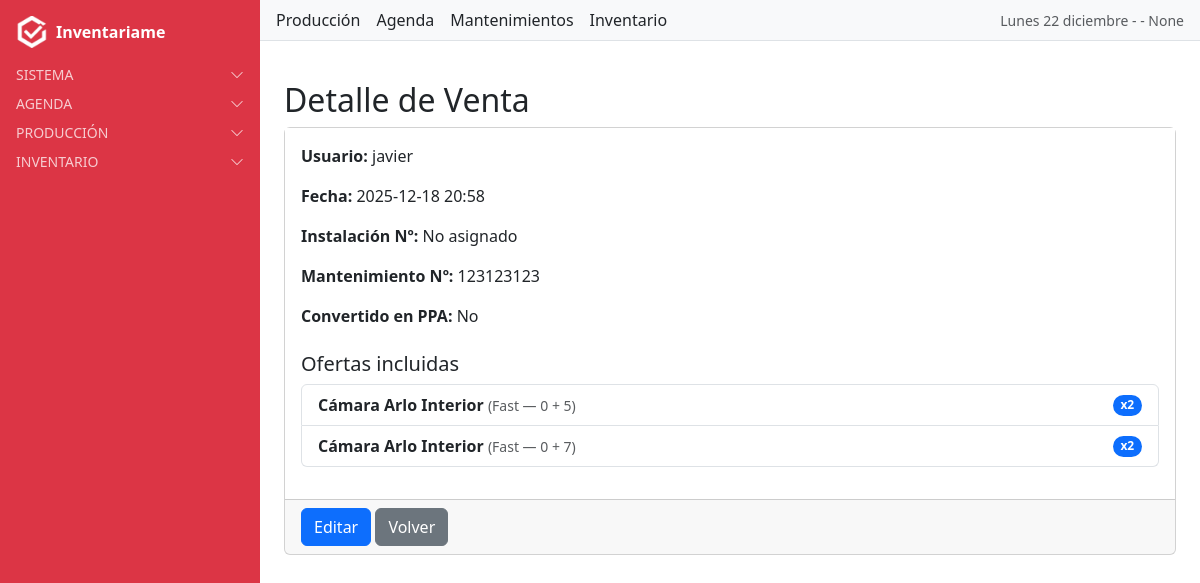
Page /sales/4/ (signed in) on the committed database.
### users/models.py (models this page shows, shortened)
class PerfilUsuario(models.Model):
    TIPOS_USUARIO = [
        ("grupo", "Grupo"),
        ("individual", "Individual"),
    ]
    usuario = models.OneToOneField(User, on_delete=models.CASCADE, related_name="perfil")
    tipo_usuario = models.CharField(max_length=10, choices=TIPOS_USUARIO, default="individual")
    matricula = models.CharField(
        max_length=50,
        unique=True,              # ✅ ahora no se puede repetir
        blank=True,
        null=True,
        help_text="Identificador único de matrícula"
    )
    nombre_grupo = models.CharField(max_length=100, blank=True, null=True)
    grupo_django = models.ForeignKey(Group, on_delete=models.SET_NULL, blank=True, null=True)
    creado = models.DateTimeField(auto_now_add=True)
    actualizado = models.DateTimeField(auto_now=True)

### sales/models.py (models this page shows, shortened)
class Venta(models.Model):
    usuario = models.ForeignKey(settings.AUTH_USER_MODEL, on_delete=models.CASCADE)
    fecha = models.DateTimeField(auto_now_add=True)
    ofertas = models.ManyToManyField(Oferta, through="VentaOferta", related_name="ventas")
    mantenimiento_numero = models.IntegerField(null=True, blank=True, help_text="Número de mantenimiento asociado (opcional)")
    instalacion_numero = models.IntegerField(null=True, blank=True, help_text="Número de instalacion asociado (opcional)")
    ppa = models.BooleanField(default=False, help_text="Marcar si la venta ha convertido PPA")

class VentaOferta(models.Model):
    venta = models.ForeignKey(Venta, on_delete=models.CASCADE, related_name="venta_ofertas")
    oferta = models.ForeignKey(Oferta, on_delete=models.CASCADE)
    cantidad = models.PositiveIntegerField(default=1)
    class Meta:
        unique_together = ("venta", "oferta")  # ✅ evita duplicados de la misma oferta en una venta

### oferta/models.py (models this page shows, shortened)
class Oferta(models.Model):
    nombre = models.CharField(max_length=150)
    referencia = models.ForeignKey(
        Referencia,
        on_delete=models.CASCADE,
        related_name="ofertas",
        default=1
    )
    valor = models.IntegerField(
        choices=[(3, "0 + 3"), (4, "0 + 4"), (5, "0 + 5"), (7, "0 + 7"), (10, "0 + 10")],
        help_text="Selecciona uno de los valores permitidos"
    )
    class Meta:
        verbose_name = "Oferta"
        verbose_name_plural = "Ofertas"
        ordering = ["nombre"]

### referencias/models.py (models this page shows, shortened)
class Referencia(models.Model):
    nombre = models.CharField(max_length=150)
    tipo = models.ForeignKey(Tipo, on_delete=models.CASCADE, related_name="referencias")
    class Meta:
        verbose_name = "Referencia"
        verbose_name_plural = "Referencias"
        ordering = ["nombre"]

class Tipo(models.Model):
    nombre = models.CharField(max_length=50)
    class Meta:
        verbose_name = "Tipo"
        verbose_name_plural = "Tipos"

### sales/views.py (the view)
# urls.py: path('<int:pk>/', VentaDetailView.as_view(), name='venta_detail'),
class VentaDetailView(GroupVisibilityMixin, DetailView):
    model = Venta
    template_name = "sales/venta_detail.html"
    context_object_name = "venta"

### inventariame/context_processors.py (called while the page is built)
def fecha_hoy(request):
    hoy = formats.date_format(datetime.now(), "l d F", use_l10n=True)
    return {"fecha_hoy": hoy.capitalize()}

def mes_y_anio(request):
    fecha = formats.date_format(datetime.now(), "F Y", use_l10n=True)
    return {"mes_y_anio": fecha.capitalize()}

### users/context_processors.py (called while the page is built)
def alertas_processor(request):
    if not request.user.is_authenticated:
        return {}
    ahora = timezone.now()
    proximas_con_recordatorio = Cita.objects.filter(
        usuario=request.user, recordatorio=True,
        fecha__gte=ahora, fecha__lte=ahora + timedelta(days=1)
    )
    if proximas_con_recordatorio.exists():
        return {"alertas": f"Tienes {proximas_con_recordatorio.count()} cita(s) con recordatorio en 24h"}
    return {}

### users/mixins.py (called while the page is built)
    def get_queryset(self):
        qs = super().get_queryset()
        perfil = getattr(self.request.user, "perfil", None)
        if not perfil:
            return qs.none()
        if perfil.tipo_usuario == "grupo" and perfil.grupo_django:
            return qs.filter(**{f"{self.owner_field_name}__groups": perfil.grupo_django})
        return qs.filter(**{self.owner_field_name: self.request.user})

### templates/sales/venta_detail.html
{% extends "base.html" %}
{% block content_authenticated %}
<div class="container mt-4">
  <h2>Detalle de Venta</h2>
  <div class="card">
    <div class="card-body">
      <p><strong>Usuario:</strong> {{ venta.usuario }}</p>
      <p><strong>Fecha:</strong> {{ venta.fecha|date:"Y-m-d H:i" }}</p>
      <p><strong>Instalación Nº:</strong>
        {% if venta.instalacion_numero %}
          {{ venta.instalacion_numero }}
        {% else %}
          No asignado
        {% endif %}
      </p>
      <p><strong>Mantenimiento Nº:</strong>
        {% if venta.mantenimiento_numero %}
          {{ venta.mantenimiento_numero }}
        {% else %}
          No asignado
        {% endif %}
      </p>
      <p><strong>Convertido en PPA:</strong> {{ venta.ppa|yesno:"Sí,No" }}</p>
      <h5 class="mt-4">Ofertas incluidas</h5>
      {% if venta.venta_ofertas.all %}
        <ul class="list-group mb-3">
          {% for vo in venta.venta_ofertas.all %}
            <li class="list-group-item d-flex justify-content-between align-items-center">
              <div>
                <strong>{{ vo.oferta.nombre }}</strong>
                <small class="text-muted">
                  ({{ vo.oferta.referencia.tipo.nombre }} — 0 + {{ vo.oferta.valor }})
                </small>
              </div>
              <span class="badge bg-primary rounded-pill">x{{ vo.cantidad }}</span>
            </li>
          {% endfor %}
        </ul>
      {% else %}
        <p class="text-muted">No hay ofertas asociadas.</p>
      {% endif %}
    </div>
    <div class="card-footer">
      <a href="{% url 'venta_update' venta.pk %}" class="btn btn-primary">Editar</a>
      <a href="{% url 'venta_list' %}" class="btn btn-secondary">Volver</a>
    </div>
  </div>
</div>
{% endblock %}

### templates/includes/navbar_authenticated.html (shortened to what this page needs)
<nav class="navbar bg-light border-bottom px-3 d-flex flex-wrap align-items-center justify-content-between gap-3">
  <div class="d-none d-lg-flex gap-3">
    <a href="{% url 'users:dashboard' %}" class="nav-link text-dark">Producción</a>
    <a href="{% url 'cita_list' %}" class="nav-link text-dark">Agenda</a>
    <a href="{% url 'mantenimiento_list' %}" class="nav-link text-dark">Mantenimientos</a>
    <a href="{% url 'stock_list' %}" class="nav-link text-dark">Inventario</a>
  </div>
  <div class="d-flex align-items-center gap-2">
    <span class="text-muted small"> {{ fecha_hoy }} -  {{ user.first_name }} - {{ user.perfil.matricula }} </span>
  </div>
</nav>

### static/css/dashboard.css (style rules this page uses)
.card-body { background-color: #ffffff; }

### rows in the picture
Venta: usuario "javier", fecha "2025-12-18 20:58", mantenimiento_numero "123123123", ppa "No"
VentaOferta: oferta.nombre "Cámara Arlo Interior", oferta.referencia.tipo.nombre "Fast", oferta.valor "5", cantidad "2"
VentaOferta: oferta.nombre "Cámara Arlo Interior", oferta.referencia.tipo.nombre "Fast", oferta.valor "7", cantidad "2"

### other values in the picture
{{ fecha_hoy }} "Lunes 22 diciembre"
{{ user.perfil.matricula }} "None"
